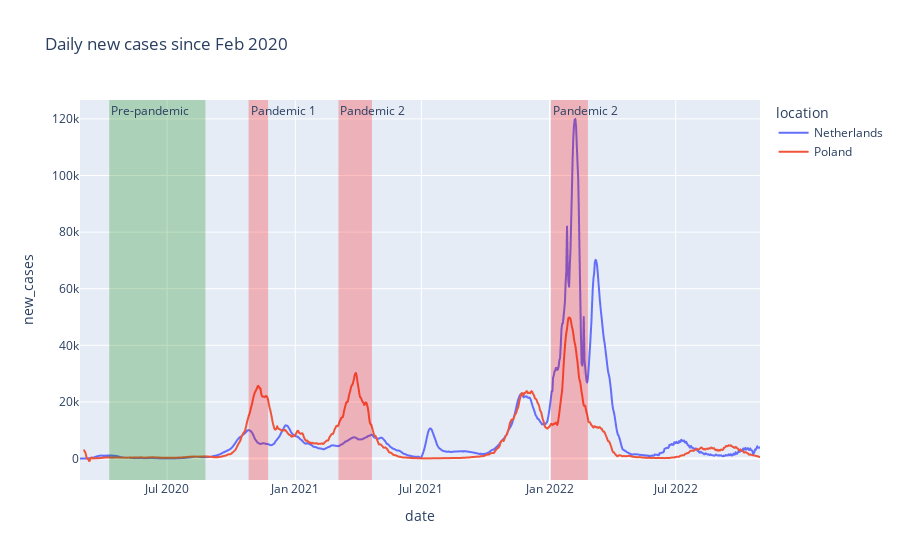

The cell this chart's notebook holds for it:
### Markdown cell above
### 4.1 Determines two periods representing pre-pandemic and pandemic
- Firstly, visualize the covid daily new cases data of the Netherlands and Poland in a line chart.
- Secondly, add some rectangular to show some interesting time points.

### Code cell
# import processed data
file_path = '/Users/chenghuayang/Desktop/Q1/Python/TIL6010-Project/processed-data-4/CovidData.csv'
covid_df = pd.read_csv(file_path, delimiter=',')

# visualize the imported data
fig = px.line(covid_df, x='date', y='new_cases', color='location', title='Daily new cases since Feb 2020')

# mark typical pre-pandemic period
fig.add_vrect(x0="2020-04-09", x1="2020-08-25", col=1,
              annotation_text="Pre-pandemic", annotation_position="top left",
              fillcolor="green", opacity=0.25, line_width=0)

# mark typical pandemic shock 1
fig.add_vrect(x0="2020-10-26", x1="2020-11-23", col=1,
              annotation_text="Pandemic 1", annotation_position="top left",
              fillcolor="red", opacity=0.25, line_width=0)

# mark typical pandemic shock 1
fig.add_vrect(x0="2021-03-04", x1="2021-04-21", col=1,
              annotation_text="Pandemic 2", annotation_position="top left",
              fillcolor="red", opacity=0.25, line_width=0)

# mark typical pandemic shock 2
fig.add_vrect(x0="2022-01-03", x1="2022-02-25", col=1,
              annotation_text="Pandemic 2", annotation_position="top left",
              fillcolor="red", opacity=0.25, line_width=0)

### Figure 1 — Plotly figure (JSON) as saved in the notebook; plotly's stock layout.template omitted (floating-point values rounded to 4 significant figures; data arrays with more than 128 entries replaced by an {"elided": "..."} marker saying what was removed)
{"data": [{"hovertemplate": "location=Netherlands<br>date=%{x}<br>new_cases=%{y}<extra></extra>", "legendgroup": "Netherlands", "line": {"color": "#636efa", "dash": "solid"}, "marker": {"symbol": "circle"}, "mode": "lines", "name": "Netherlands", "showlegend": true, "type": "scattergl", "x": {"elided": "977 str values"}, "xaxis": "x", "y": {"elided": "977 float values"}, "yaxis": "y"}, {"hovertemplate": "location=Poland<br>date=%{x}<br>new_cases=%{y}<extra></extra>", "legendgroup": "Poland", "line": {"color": "#EF553B", "dash": "solid"}, "marker": {"symbol": "circle"}, "mode": "lines", "name": "Poland", "showlegend": true, "type": "scattergl", "x": {"elided": "971 str values"}, "xaxis": "x", "y": {"elided": "971 float values"}, "yaxis": "y"}], "layout": {"annotations": [{"showarrow": false, "text": "Pre-pandemic", "x": "2020-04-09", "xanchor": "left", "xref": "x", "y": 1, "yanchor": "top", "yref": "y domain"}, {"showarrow": false, "text": "Pandemic 1", "x": "2020-10-26", "xanchor": "left", "xref": "x", "y": 1, "yanchor": "top", "yref": "y domain"}, {"showarrow": false, "text": "Pandemic 2", "x": "2021-03-04", "xanchor": "left", "xref": "x", "y": 1, "yanchor": "top", "yref": "y domain"}, {"showarrow": false, "text": "Pandemic 2", "x": "2022-01-03", "xanchor": "left", "xref": "x", "y": 1, "yanchor": "top", "yref": "y domain"}], "legend": {"title": {"text": "location"}, "tracegroupgap": 0}, "shapes": [{"fillcolor": "green", "line": {"width": 0}, "opacity": 0.25, "type": "rect", "x0": "2020-04-09", "x1": "2020-08-25", "xref": "x", "y0": 0, "y1": 1, "yref": "y domain"}, {"fillcolor": "red", "line": {"width": 0}, "opacity": 0.25, "type": "rect", "x0": "2020-10-26", "x1": "2020-11-23", "xref": "x", "y0": 0, "y1": 1, "yref": "y domain"}, {"fillcolor": "red", "line": {"width": 0}, "opacity": 0.25, "type": "rect", "x0": "2021-03-04", "x1": "2021-04-21", "xref": "x", "y0": 0, "y1": 1, "yref": "y domain"}, {"fillcolor": "red", "line": {"width": 0}, "opacity": 0.25, "type": "rect", "x0": "2022-01-03", "x1": "2022-02-25", "xref": "x", "y0": 0, "y1": 1, "yref": "y domain"}], "title": {"text": "Daily new cases since Feb 2020"}, "xaxis": {"anchor": "y", "domain": [0, 1], "title": {"text": "date"}}, "yaxis": {"anchor": "x", "domain": [0, 1], "title": {"text": "new_cases"}}}}
